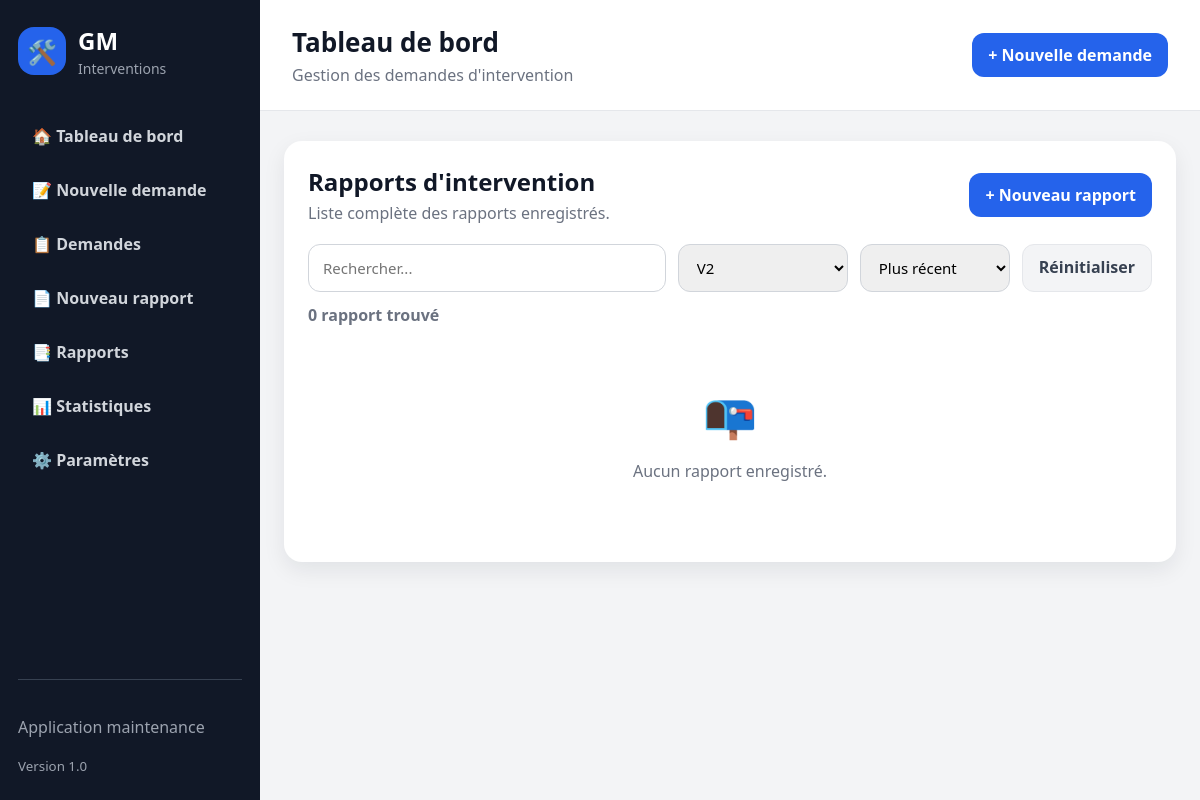
/rapports?secteur_id=7, run on an earlier commit of the app's database.
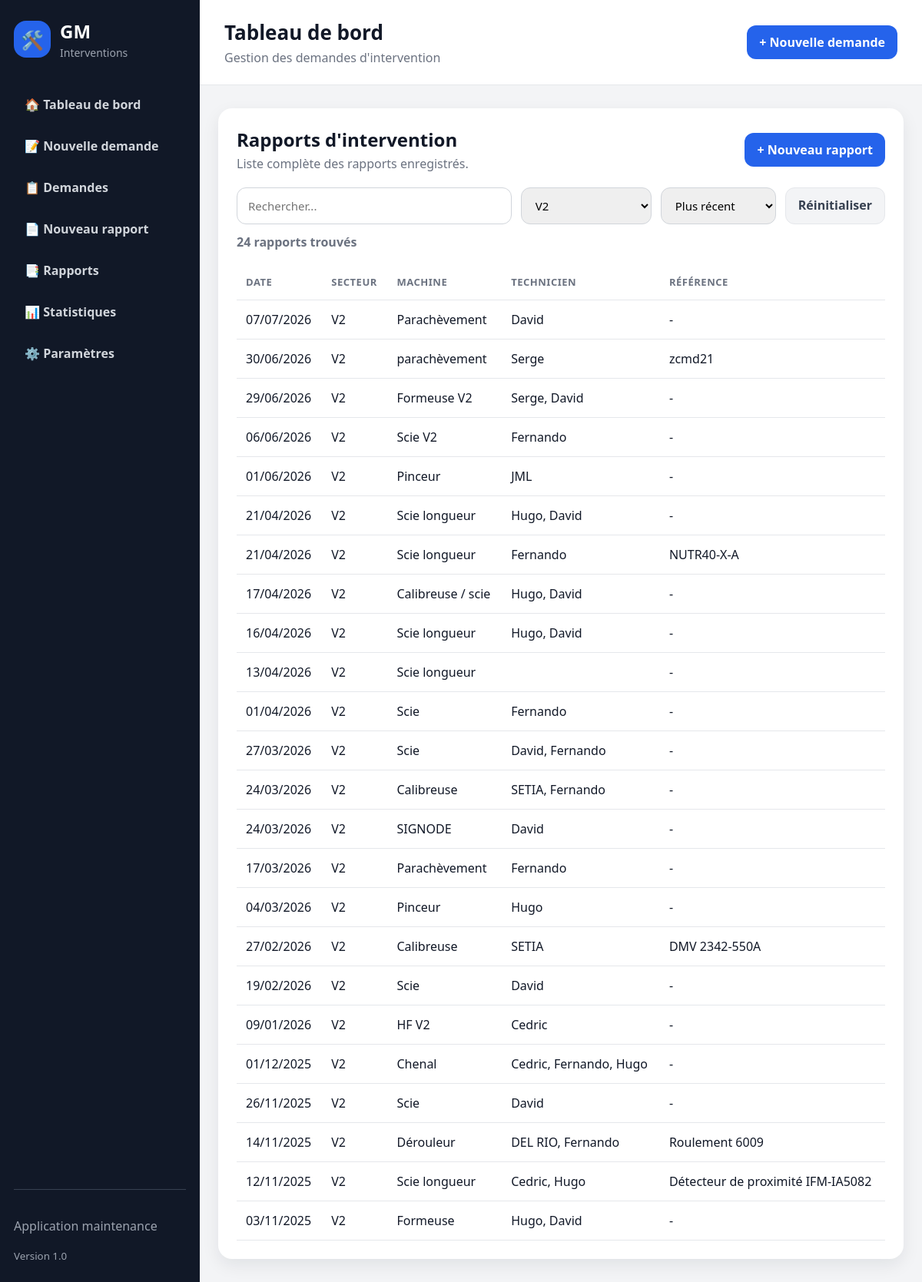
And on a later commit of the database.
### tables this page shows
CREATE TABLE rapports_intervention (
            id INTEGER PRIMARY KEY AUTOINCREMENT,
            secteur_id INTEGER,
            machine TEXT,
            probleme TEXT NOT NULL,
            travaux TEXT NOT NULL,
            technicien TEXT NOT NULL,
            commentaire TEXT,
            reference TEXT,
            date_rapport TIMESTAMP DEFAULT CURRENT_TIMESTAMP,
            FOREIGN KEY (secteur_id) REFERENCES secteurs(id)
        );

CREATE TABLE secteurs (
            id INTEGER PRIMARY KEY AUTOINCREMENT,
            nom TEXT NOT NULL UNIQUE
        );

### routes/rapports.py (the view, shortened to what this page needs)
@rapports_bp.route("/rapports")
def liste_rapports():
    recherche = request.args.get("recherche", "").strip()
    secteur_id = request.args.get("secteur_id", "").strip()
    tri = request.args.get("tri", "recent").strip()
    conn = get_db_connection()
    query = """
        SELECT rapports_intervention.*,
               secteurs.nom AS secteur_nom
        FROM rapports_intervention
        LEFT JOIN secteurs ON rapports_intervention.secteur_id = secteurs.id
        WHERE 1=1
    """
    params = []
    if secteur_id:
        query += " AND rapports_intervention.secteur_id = ?"
        params.append(secteur_id)
    if tri == "ancien":
        query += " ORDER BY rapports_intervention.date_rapport ASC"
    elif tri == "secteur":
        query += " ORDER BY secteurs.nom ASC"
    elif tri == "technicien":
        query += " ORDER BY rapports_intervention.technicien ASC"
    else:
        query += " ORDER BY rapports_intervention.date_rapport DESC"
    rapports = conn.execute(query, params).fetchall()
    secteurs = conn.execute("""
        SELECT * FROM secteurs
        ORDER BY nom
    """).fetchall()
    conn.close()
    return render_template(
        "rapports/liste.html",
        rapports=rapports,
        secteurs=secteurs,
        recherche=recherche,
        secteur_id=secteur_id,
        tri=tri
    )

### app.py (called while the page is built)
@app.template_filter("date_fr")
def date_fr(value):
    if value:
        return datetime.fromisoformat(value).strftime("%d/%m/%Y")
    return ""

### database.py (called while the page is built)
def get_db_connection():
    conn = sqlite3.connect(DB_NAME)
    conn.row_factory = sqlite3.Row
    return conn

### templates/rapports/liste.html (shortened to what this page needs)
{% extends "base.html" %}
{% block content %}
<section class="card">
    <div class="section-header">
        <div>
            <h2>Rapports d'intervention</h2>
            <p>Liste complète des rapports enregistrés.</p>
        </div>
        <a href="/rapports/nouveau" class="btn">+ Nouveau rapport</a>
    </div>
    <form method="GET" class="filters-bar" id="filtersForm">
        <input
            type="text"
            name="recherche"
            placeholder="Rechercher..."
            value="{{ recherche }}"
            oninput="submitFiltersDelayed()"
        >
        <select name="secteur_id" onchange="document.getElementById('filtersForm').submit()">
            {% for secteur in secteurs %}
                <option value="{{ secteur.id }}" {% if secteur_id == secteur.id|string %}selected{% endif %}>
                    {{ secteur.nom }}
                </option>
            {% endfor %}
        </select>
        <select name="tri" onchange="document.getElementById('filtersForm').submit()">
            <option value="recent" {% if tri == "recent" %}selected{% endif %}>Plus récent</option>
        </select>
        <a href="/rapports" class="btn-secondary">Réinitialiser</a>
    </form>
    <p class="result-count">
        {{ rapports|length }} rapport{{ "s" if rapports|length > 1 else "" }} trouvé{{ "s" if rapports|length > 1 else "" }}
    </p>
    {% if rapports %}
        <div class="table-container">
            <table class="modern-table">
                <thead>
                    <tr>
                        <th>Date</th>
                        <th>Secteur</th>
                        <th>Machine</th>
                        <th>Technicien</th>
                        <th>Référence</th>
                    </tr>
                </thead>
                <tbody>
                    {% for rapport in rapports %}
                    <tr class="clickable-row" onclick="window.location='/rapports/{{ rapport.id }}'">
                        <td>{{ rapport.date_rapport|date_fr }}</td>
                        <td>{{ rapport.secteur_nom or "Non renseigné" }}</td>
                        <td>{{ rapport.machine }}</td>
                        <td>{{ rapport.technicien }}</td>
                        <td>{{ rapport.reference or "-" }}</td>
                    </tr>
                    {% endfor %}
                </tbody>
            </table>
        </div>
    {% else %}
        <div class="empty-state">
            <div class="icon">📭</div>
            <p>Aucun rapport enregistré.</p>
        </div>
    {% endif %}
</section>
{% endblock %}

What changed in the data, as far as the page shows it:
added rapports_intervention: date_rapport "07/07/2026", nom "V2", machine "Parachèvement", technicien "David", reference "-"
added rapports_intervention: date_rapport "30/06/2026", nom "V2", machine "parachèvement", technicien "Serge", reference "zcmd21"
added rapports_intervention: date_rapport "29/06/2026", nom "V2", machine "Formeuse V2", technicien "Serge, David", reference "-"
added rapports_intervention: date_rapport "06/06/2026", nom "V2", machine "Scie V2", technicien "Fernando", reference "-"
added rapports_intervention: date_rapport "01/06/2026", nom "V2", machine "Pinceur", technicien "JML", reference "-"
added rapports_intervention: date_rapport "21/04/2026", nom "V2", machine "Scie longueur", technicien "Hugo, David", reference "-"
added rapports_intervention: date_rapport "21/04/2026", nom "V2", machine "Scie longueur", technicien "Fernando", reference "NUTR40-X-A"
added rapports_intervention: date_rapport "17/04/2026", nom "V2", machine "Calibreuse / scie", technicien "Hugo, David", reference "-"
added rapports_intervention: date_rapport "16/04/2026", nom "V2", machine "Scie longueur", technicien "Hugo, David", reference "-"
added rapports_intervention: date_rapport "13/04/2026", nom "V2", machine "Scie longueur", reference "-"
added rapports_intervention: date_rapport "01/04/2026", nom "V2", machine "Scie", technicien "Fernando", reference "-"
added rapports_intervention: date_rapport "27/03/2026", nom "V2", machine "Scie", technicien "David, Fernando", reference "-"
added rapports_intervention: date_rapport "24/03/2026", nom "V2", machine "Calibreuse", technicien "SETIA, Fernando", reference "-"
added rapports_intervention: date_rapport "24/03/2026", nom "V2", machine "SIGNODE", technicien "David", reference "-"
added rapports_intervention: date_rapport "17/03/2026", nom "V2", machine "Parachèvement", technicien "Fernando", reference "-"
added rapports_intervention: date_rapport "04/03/2026", nom "V2", machine "Pinceur", technicien "Hugo", reference "-"
added rapports_intervention: date_rapport "27/02/2026", nom "V2", machine "Calibreuse", technicien "SETIA", reference "DMV 2342-550A"
added rapports_intervention: date_rapport "19/02/2026", nom "V2", machine "Scie", technicien "David", reference "-"
added rapports_intervention: date_rapport "09/01/2026", nom "V2", machine "HF V2", technicien "Cedric", reference "-"
added rapports_intervention: date_rapport "01/12/2025", nom "V2", machine "Chenal", technicien "Cedric, Fernando, Hugo", reference "-"
added rapports_intervention: date_rapport "26/11/2025", nom "V2", machine "Scie", technicien "David", reference "-"
added rapports_intervention: date_rapport "14/11/2025", nom "V2", machine "Dérouleur", technicien "DEL RIO, Fernando", reference "Roulement 6009"
added rapports_intervention: date_rapport "12/11/2025", nom "V2", machine "Scie longueur", technicien "Cedric, Hugo", reference "Détecteur de proximité IFM-IA5082"
added rapports_intervention: date_rapport "03/11/2025", nom "V2", machine "Formeuse", technicien "Hugo, David", reference "-"
Also different on the page:
{{ rapports|length }}: "0" → "24"
{{ "s" if rapports|length > 1 else "" }}: (not shown) → "s"
text no longer shown: "📭 Aucun rapport enregistré."
text now shown: "DATE SECTEUR MACHINE TECHNICIEN RÉFÉRENCE"
